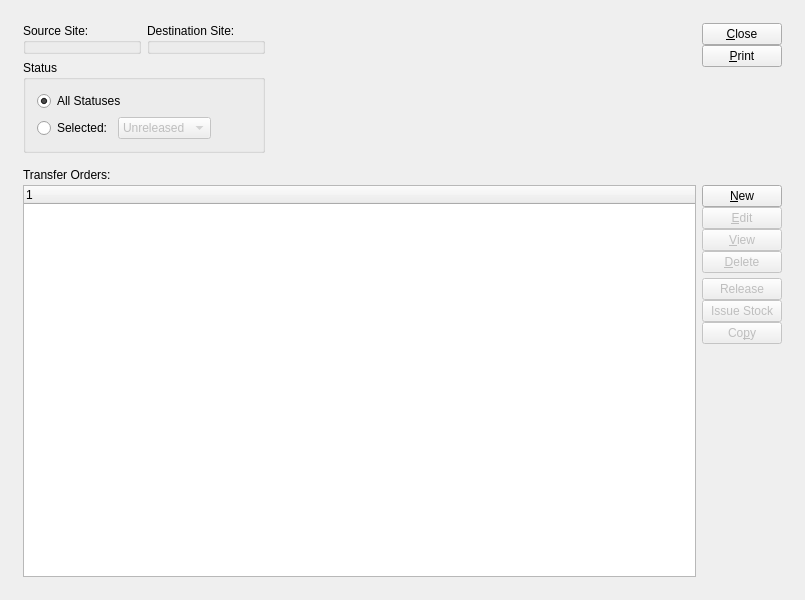
<?xml version="1.0" encoding="UTF-8"?>
<ui version="4.0">
 <comment>This file is part of the xTuple ERP: PostBooks Edition, a free and
open source Enterprise Resource Planning software suite,
Copyright (c) 1999-2019 by OpenMFG LLC, d/b/a xTuple.
It is licensed to you under the Common Public Attribution License
version 1.0, the full text of which (including xTuple-specific Exhibits)
is available at www.xtuple.com/CPAL.  By using this software, you agree
to be bound by its terms.</comment>
 <class>transferOrders</class>
 <widget class="QWidget" name="transferOrders">
  <property name="geometry">
   <rect>
    <x>0</x>
    <y>0</y>
    <width>805</width>
    <height>600</height>
   </rect>
  </property>
  <property name="windowTitle">
   <string>List Open Transfer Orders</string>
  </property>
  <layout class="QGridLayout" name="gridLayout_5">
   <item row="0" column="0">
    <layout class="QGridLayout" name="gridLayout_4">
     <property name="margin">
      <number>12</number>
     </property>
     <property name="spacing">
      <number>12</number>
     </property>
     <item row="0" column="0">
      <layout class="QHBoxLayout" name="horizontalLayout_2">
       <item>
        <layout class="QGridLayout" name="gridLayout_3">
         <item row="0" column="0">
          <widget class="WarehouseGroup" name="_srcWarehouse">
           <property name="title">
            <string>Source Site:</string>
           </property>
           <property name="fixedSize">
            <bool>false</bool>
           </property>
           <property name="type">
            <enum>WComboBox::NonTransit</enum>
           </property>
          </widget>
         </item>
         <item row="0" column="1">
          <widget class="WarehouseGroup" name="_destWarehouse">
           <property name="title">
            <string>Destination Site:</string>
           </property>
           <property name="fixedSize">
            <bool>false</bool>
           </property>
           <property name="type">
            <enum>WComboBox::NonTransit</enum>
           </property>
          </widget>
         </item>
         <item row="1" column="0" colspan="2">
          <widget class="QGroupBox" name="groupBox">
           <property name="title">
            <string>Status</string>
           </property>
           <layout class="QGridLayout" name="gridLayout">
            <item row="0" column="0" colspan="2">
             <widget class="QRadioButton" name="_allStatuses">
              <property name="text">
               <string>All Statuses</string>
              </property>
              <property name="checked">
               <bool>true</bool>
              </property>
             </widget>
            </item>
            <item row="1" column="0">
             <widget class="QRadioButton" name="_selectedStatus">
              <property name="text">
               <string>Selected:</string>
              </property>
             </widget>
            </item>
            <item row="1" column="1">
             <layout class="QHBoxLayout" name="horizontalLayout">
              <item>
               <widget class="XComboBox" name="_statuses">
                <property name="enabled">
                 <bool>false</bool>
                </property>
                <item>
                 <property name="text">
                  <string>Unreleased</string>
                 </property>
                </item>
                <item>
                 <property name="text">
                  <string>Open</string>
                 </property>
                </item>
               </widget>
              </item>
              <item>
               <spacer name="horizontalSpacer">
                <property name="orientation">
                 <enum>Qt::Horizontal</enum>
                </property>
                <property name="sizeHint" stdset="0">
                 <size>
                  <width>40</width>
                  <height>20</height>
                 </size>
                </property>
               </spacer>
              </item>
             </layout>
            </item>
           </layout>
          </widget>
         </item>
        </layout>
       </item>
       <item>
        <spacer>
         <property name="orientation">
          <enum>Qt::Horizontal</enum>
         </property>
         <property name="sizeHint" stdset="0">
          <size>
           <width>13</width>
           <height>69</height>
          </size>
         </property>
        </spacer>
       </item>
       <item>
        <layout class="QVBoxLayout">
         <item>
          <layout class="QVBoxLayout">
           <property name="spacing">
            <number>0</number>
           </property>
           <item>
            <widget class="QPushButton" name="_close">
             <property name="text">
              <string>&amp;Close</string>
             </property>
            </widget>
           </item>
           <item>
            <widget class="QPushButton" name="_print">
             <property name="text">
              <string>&amp;Print</string>
             </property>
            </widget>
           </item>
          </layout>
         </item>
         <item>
          <spacer>
           <property name="orientation">
            <enum>Qt::Vertical</enum>
           </property>
           <property name="sizeType">
            <enum>QSizePolicy::Expanding</enum>
           </property>
           <property name="sizeHint" stdset="0">
            <size>
             <width>20</width>
             <height>0</height>
            </size>
           </property>
          </spacer>
         </item>
        </layout>
       </item>
      </layout>
     </item>
     <item row="1" column="0">
      <widget class="QFrame" name="_frame">
       <property name="sizePolicy">
        <sizepolicy hsizetype="Preferred" vsizetype="Expanding">
         <horstretch>0</horstretch>
         <verstretch>1</verstretch>
        </sizepolicy>
       </property>
       <property name="frameShape">
        <enum>QFrame::NoFrame</enum>
       </property>
       <property name="frameShadow">
        <enum>QFrame::Raised</enum>
       </property>
       <layout class="QGridLayout" name="gridLayout_2">
        <property name="margin">
         <number>0</number>
        </property>
        <item row="0" column="0">
         <layout class="QVBoxLayout">
          <property name="spacing">
           <number>0</number>
          </property>
          <item>
           <widget class="QLabel" name="_transferOrdersLit">
            <property name="sizePolicy">
             <sizepolicy hsizetype="Expanding" vsizetype="Fixed">
              <horstretch>0</horstretch>
              <verstretch>0</verstretch>
             </sizepolicy>
            </property>
            <property name="minimumSize">
             <size>
              <width>0</width>
              <height>20</height>
             </size>
            </property>
            <property name="text">
             <string>Transfer Orders:</string>
            </property>
           </widget>
          </item>
          <item>
           <layout class="QHBoxLayout">
            <item>
             <widget class="XTreeWidget" name="_to">
              <property name="sizePolicy">
               <sizepolicy hsizetype="Expanding" vsizetype="Expanding">
                <horstretch>0</horstretch>
                <verstretch>2</verstretch>
               </sizepolicy>
              </property>
             </widget>
            </item>
            <item>
             <layout class="QVBoxLayout">
              <property name="spacing">
               <number>5</number>
              </property>
              <item>
               <layout class="QVBoxLayout">
                <property name="spacing">
                 <number>0</number>
                </property>
                <item>
                 <widget class="QPushButton" name="_new">
                  <property name="enabled">
                   <bool>true</bool>
                  </property>
                  <property name="text">
                   <string>&amp;New</string>
                  </property>
                 </widget>
                </item>
                <item>
                 <widget class="QPushButton" name="_edit">
                  <property name="enabled">
                   <bool>false</bool>
                  </property>
                  <property name="text">
                   <string>&amp;Edit</string>
                  </property>
                 </widget>
                </item>
                <item>
                 <widget class="QPushButton" name="_view">
                  <property name="enabled">
                   <bool>false</bool>
                  </property>
                  <property name="text">
                   <string>&amp;View</string>
                  </property>
                 </widget>
                </item>
                <item>
                 <widget class="QPushButton" name="_delete">
                  <property name="enabled">
                   <bool>false</bool>
                  </property>
                  <property name="text">
                   <string>&amp;Delete</string>
                  </property>
                 </widget>
                </item>
               </layout>
              </item>
              <item>
               <layout class="QVBoxLayout">
                <property name="spacing">
                 <number>0</number>
                </property>
                <item>
                 <widget class="QPushButton" name="_release">
                  <property name="enabled">
                   <bool>false</bool>
                  </property>
                  <property name="text">
                   <string>Release</string>
                  </property>
                 </widget>
                </item>
                <item>
                 <widget class="QPushButton" name="_issue">
                  <property name="enabled">
                   <bool>false</bool>
                  </property>
                  <property name="text">
                   <string>Issue Stock</string>
                  </property>
                 </widget>
                </item>
                <item>
                 <widget class="QPushButton" name="_copy">
                  <property name="enabled">
                   <bool>false</bool>
                  </property>
                  <property name="text">
                   <string>Co&amp;py</string>
                  </property>
                 </widget>
                </item>
               </layout>
              </item>
              <item>
               <spacer>
                <property name="orientation">
                 <enum>Qt::Vertical</enum>
                </property>
                <property name="sizeHint" stdset="0">
                 <size>
                  <width>20</width>
                  <height>0</height>
                 </size>
                </property>
               </spacer>
              </item>
             </layout>
            </item>
           </layout>
          </item>
         </layout>
        </item>
       </layout>
      </widget>
     </item>
    </layout>
   </item>
  </layout>
 </widget>
 <layoutdefault spacing="6" margin="11"/>
 <customwidgets>
  <customwidget>
   <class>WarehouseGroup</class>
   <extends>QGroupBox</extends>
   <header>warehousegroup.h</header>
   <container>1</container>
  </customwidget>
  <customwidget>
   <class>XComboBox</class>
   <extends>QComboBox</extends>
   <header>xcombobox.h</header>
  </customwidget>
  <customwidget>
   <class>XTreeWidget</class>
   <extends>QTreeWidget</extends>
   <header>xtreewidget.h</header>
   <container>1</container>
  </customwidget>
 </customwidgets>
 <tabstops>
  <tabstop>_srcWarehouse</tabstop>
  <tabstop>_destWarehouse</tabstop>
  <tabstop>_to</tabstop>
  <tabstop>_new</tabstop>
  <tabstop>_edit</tabstop>
  <tabstop>_view</tabstop>
  <tabstop>_delete</tabstop>
  <tabstop>_issue</tabstop>
  <tabstop>_copy</tabstop>
  <tabstop>_print</tabstop>
  <tabstop>_close</tabstop>
 </tabstops>
 <resources/>
 <connections>
  <connection>
   <sender>_to</sender>
   <signal>valid(bool)</signal>
   <receiver>_view</receiver>
   <slot>setEnabled(bool)</slot>
   <hints>
    <hint type="sourcelabel">
     <x>43</x>
     <y>149</y>
    </hint>
    <hint type="destinationlabel">
     <x>720</x>
     <y>197</y>
    </hint>
   </hints>
  </connection>
  <connection>
   <sender>_close</sender>
   <signal>clicked()</signal>
   <receiver>transferOrders</receiver>
   <slot>close()</slot>
   <hints>
    <hint type="sourcelabel">
     <x>775</x>
     <y>46</y>
    </hint>
    <hint type="destinationlabel">
     <x>289</x>
     <y>193</y>
    </hint>
   </hints>
  </connection>
  <connection>
   <sender>_selectedStatus</sender>
   <signal>toggled(bool)</signal>
   <receiver>_statuses</receiver>
   <slot>setEnabled(bool)</slot>
   <hints>
    <hint type="sourcelabel">
     <x>526</x>
     <y>81</y>
    </hint>
    <hint type="destinationlabel">
     <x>632</x>
     <y>81</y>
    </hint>
   </hints>
  </connection>
 </connections>
</ui>
